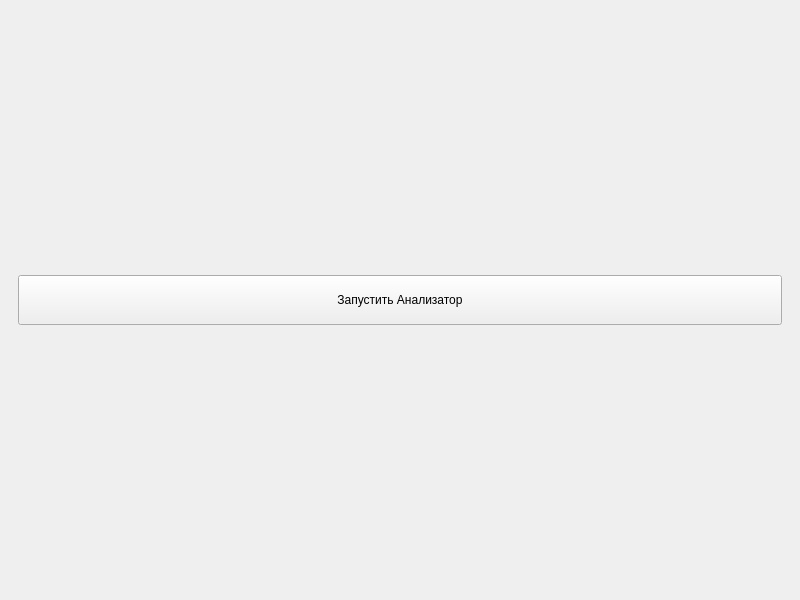
<?xml version="1.0" encoding="UTF-8"?>
<ui version="4.0">
 <class>MainWindow</class>
 <widget class="QMainWindow" name="MainWindow">
  <property name="geometry">
   <rect>
    <x>0</x>
    <y>0</y>
    <width>800</width>
    <height>600</height>
   </rect>
  </property>
  <widget class="QWidget" name="centralwidget">
   <layout class="QVBoxLayout" name="mainLayout">
    <item>
     <widget class="QStackedWidget" name="stackedWidget">
      <widget class="QWidget" name="welcomePage">
       <layout class="QVBoxLayout" name="welcomeLayout">
        <item>
         <spacer name="verticalSpacer_1">
          <property name="orientation"><enum>Qt::Vertical</enum></property>
         </spacer>
        </item>
        <item>
         <widget class="QPushButton" name="startAnalyzerButton">
          <property name="text">
           <string>Запустить Анализатор</string>
          </property>
          <property name="minimumSize">
           <size><width>200</width><height>50</height></size>
          </property>
         </widget>
        </item>
        <item>
         <spacer name="verticalSpacer_2">
          <property name="orientation"><enum>Qt::Vertical</enum></property>
         </spacer>
        </item>
       </layout>
      </widget>
     </widget>
    </item>
   </layout>
  </widget>
 </widget>
</ui>
